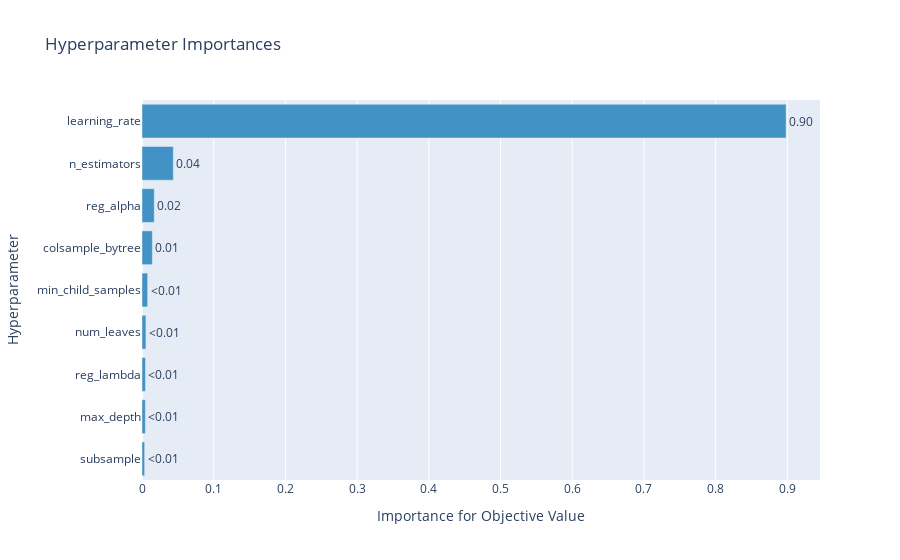

The notebook cell this image was saved under:
### Code cell
optuna.visualization.plot_param_importances(study)

### Figure 1 — Plotly figure (JSON) as saved in the notebook; plotly's stock layout.template omitted (floating-point values rounded to 4 significant figures)
{"data": [{"cliponaxis": false, "hovertemplate": ["subsample (FloatDistribution): 0.0036686185013197854<extra></extra>", "max_depth (IntDistribution): 0.004691924513625456<extra></extra>", "reg_lambda (FloatDistribution): 0.004828689921200264<extra></extra>", "num_leaves (IntDistribution): 0.0054743922920199245<extra></extra>", "min_child_samples (IntDistribution): 0.007871739446863028<extra></extra>", "colsample_bytree (FloatDistribution): 0.014437762306775225<extra></extra>", "reg_alpha (FloatDistribution): 0.017084954212467744<extra></extra>", "n_estimators (IntDistribution): 0.043682998466740515<extra></extra>", "learning_rate (FloatDistribution): 0.8982589203389881<extra></extra>"], "marker": {"color": "rgb(66,146,198)"}, "orientation": "h", "text": ["<0.01", "<0.01", "<0.01", "<0.01", "<0.01", "0.01", "0.02", "0.04", "0.90"], "textposition": "outside", "type": "bar", "x": [0.003669, 0.004692, 0.004829, 0.005474, 0.007872, 0.01444, 0.01708, 0.04368, 0.8983], "y": ["subsample", "max_depth", "reg_lambda", "num_leaves", "min_child_samples", "colsample_bytree", "reg_alpha", "n_estimators", "learning_rate"]}], "layout": {"showlegend": false, "title": {"text": "Hyperparameter Importances"}, "xaxis": {"title": {"text": "Importance for Objective Value"}}, "yaxis": {"title": {"text": "Hyperparameter"}}}}
